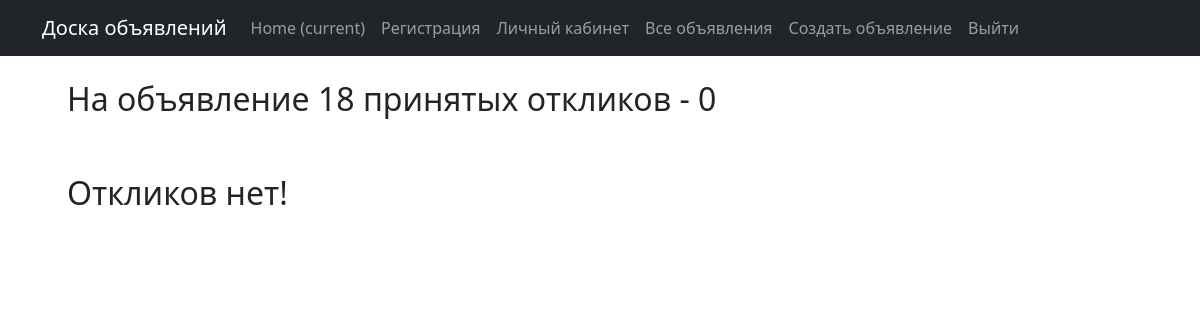
The page /comments/18 on the database as committed earlier.
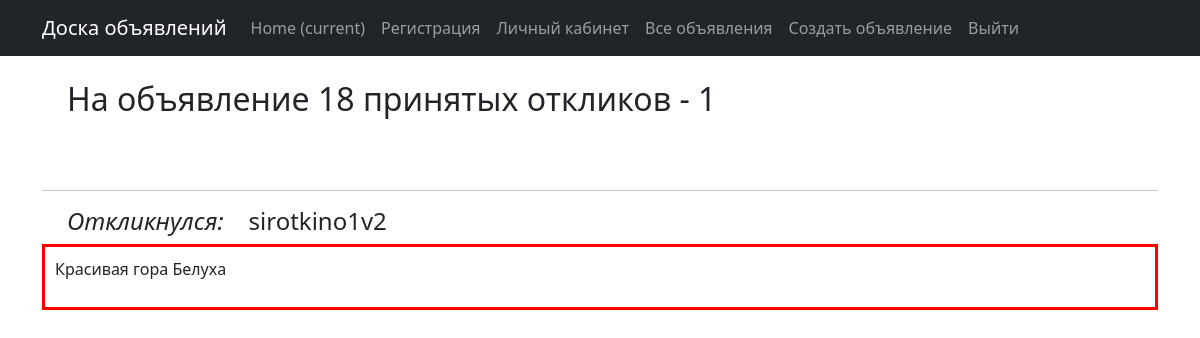
The same page on the database as committed later.
### announcement/models.py (models this page shows, shortened)
class Comment(models.Model):
    post = models.ForeignKey(Post, on_delete=models.CASCADE, verbose_name='Объявление')
    user = models.ForeignKey(User, on_delete=models.CASCADE)
    text = models.TextField()
    status = models.BooleanField(default=False)

class User(AbstractUser):
    code = models.CharField(max_length=15, blank=True, null=True)
    def __str__(self):
        return self.username

### announcement/views.py (the view)
# urls.py: path('comments/<int:id>', AcceptedCommentList.as_view(), name='comment_list'),
class AcceptedCommentList(ListView):
    model = Comment
    template_name = 'comment_list.html'
    context_object_name = 'comments'
    pk_url_kwarg = 'id'
    def get_context_data(self, **kwargs):
        context = super().get_context_data(**kwargs)
        post_id = self.request.path[10::]
        queryset = Comment.objects.filter(status=True, post_id=post_id)
        length = queryset.count()
        context['length'] = length
        context['queryset'] = queryset
        context['post_id'] = post_id
        return context

### templates/comment_list.html (shortened to what this page needs)
{% extends 'flatpages/default.html' %}
{% block content %}
<br>
<h2>&nbsp;&nbsp;&nbsp;На объявление {{ post_id }} принятых откликов - {{ length }}</h2>
<br>
<br>
   {% if queryset %}
           {% for comment in queryset %}
                 <hr>
                 <h4>&nbsp;&nbsp;&nbsp;&nbsp;<em>Откликнулся:</em>&nbsp;&nbsp;&nbsp;&nbsp;{{ comment.user }}</h4>
                 <div class="outline">
                     <p>{{ comment.text }}</p>
                 </div>
           {% endfor %}
   {% else %}
       <h2>&nbsp;&nbsp;&nbsp;Откликов нет!</h2>
   {% endif %}
{% endblock content %}

Rows that differ between the two databases and show on the page:
added Comment: user "sirotkino1v2", text "Красивая гора Белуха"
Other text that changed with them:
{{ length }}: "0" → "1"
text no longer shown: "Откликов нет!"
